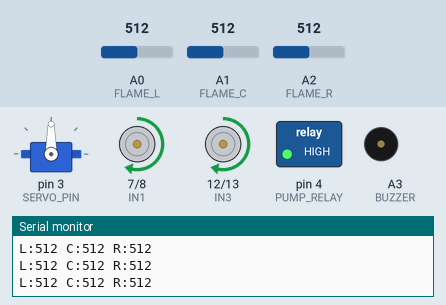
Bench run of a sketch on a simulated Arduino Uno, built with avr-gcc and run on an emulated ATmega328P. Parts: servo, motor-driver pin pairs drawn as motors (green arrow = first pin HIGH = forward, orange = second pin HIGH = backward, longer = more drive, scaled by the enable pin), switched loads named in the sketch (green lamp = pin HIGH), buzzer (waves = sounding), the last lines printed to the serial monitor. The inputs (shaded band) are chosen by the test bench; at power-on: A1 (FLAME_C) = 512, A2 (FLAME_R) = 512, A0 (FLAME_L) = 512.

Above: at 3.2 s.
3.3 s: A1 (FLAME_C) set to 260
4.8 s: A1 (FLAME_C) set to 232
At 5.29 s:
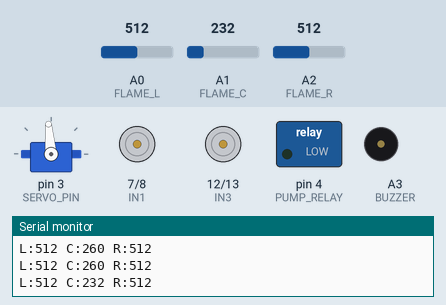
7.8 s: A1 (FLAME_C) set to 716
At 9.7 s:
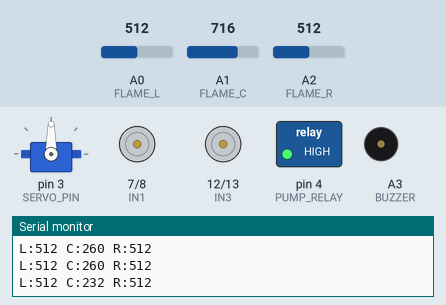
10.8 s: A2 (FLAME_R) set to 504
At 12.0 s:
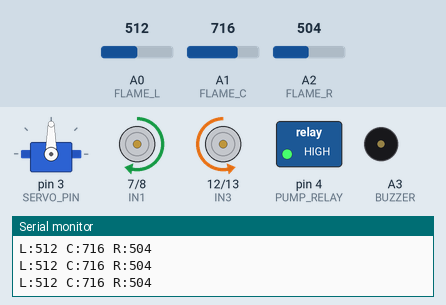
12.3 s: A1 (FLAME_C) set to 519
13.8 s: A1 (FLAME_C) set to 493
At 14.8 s:
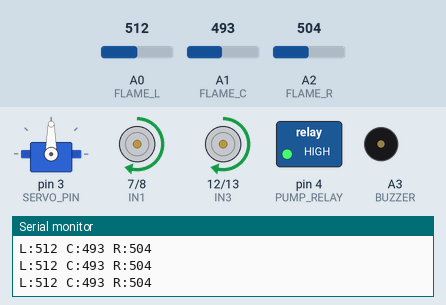
Timing chart, 0 to 16.3 s (numbered marks = the images above; inputs shaded):
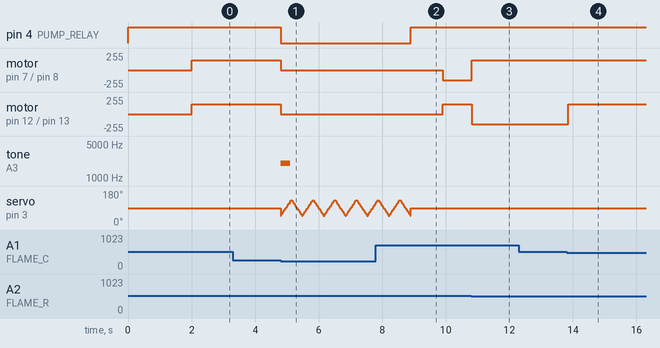

The sketch:

09_Fire_Fighting_Robot.ino
```cpp
/*
  Fire Fighting Robot
  Electronic Physics Projects 2026-2027 (Tally Grades)

  Three flame sensors (left, center, right) look for a flame. The robot turns
  toward the strongest flame and drives to it. When the flame is close, it
  stops, turns the water pump on and sweeps the nozzle with a servo until the
  flame is out. With no flame in sight it turns slowly to search.

  Parts: Arduino Uno, robot chassis 2WD with 2 DC motors + wheels, L298N motor
         driver, 3 flame sensor modules (IR, with analog pin AO), mini water
         pump 5 V + tube + small bottle, relay module 5 V (or transistor TIP120
         + diode), servo SG90, buzzer, 2 x 18650 batteries + holder + switch.
  Library: Servo (comes with the Arduino IDE)

  Pins:
    L298N: ENA -> D5, IN1 -> D7, IN2 -> D8, ENB -> D6, IN3 -> D12, IN4 -> D13
           (remove the ENA/ENB jumpers), 12V -> battery +, GND -> battery - and Arduino GND
    Flame sensors AO: left -> A0, center -> A1, right -> A2 (VCC 5V, GND)
    Pump relay IN -> D4, Servo -> D3, Buzzer -> A3
*/
#include <Servo.h>

const byte ENA = 5, IN1 = 7, IN2 = 8, ENB = 6, IN3 = 12, IN4 = 13;
const byte FLAME_L = A0, FLAME_C = A1, FLAME_R = A2, BUZZER = A3;
const byte PUMP_RELAY = 4, SERVO_PIN = 3;
const bool RELAY_ACTIVE_LOW = true;   // most relay modules turn ON with LOW

// Flame sensors give LOWER numbers for a stronger flame. Check yours in the Serial Monitor.
const int SEE_FIRE = 800;             // below this: a flame is seen
const int NEAR_FIRE = 250;            // below this (center): close enough to spray
const int DRIVE_SPEED = 150, TURN_SPEED = 140, SEARCH_SPEED = 110;   // 0..255

Servo nozzle;

void motors(int left, int right) {     // -255..255 for each side
  digitalWrite(IN1, left >= 0);  digitalWrite(IN2, left < 0);
  digitalWrite(IN3, right >= 0); digitalWrite(IN4, right < 0);
  analogWrite(ENA, abs(left));
  analogWrite(ENB, abs(right));
}
void stopMotors() { motors(0, 0); }

void pump(bool on) { digitalWrite(PUMP_RELAY, (on ^ RELAY_ACTIVE_LOW) ? HIGH : LOW); }

void putOutFire() {
  stopMotors();
  tone(BUZZER, 2000, 300);
  pump(true);
  for (int round = 0; round < 6; round++) {               // sweep left and right
    for (int a = 50; a <= 130; a += 5) { nozzle.write(a); delay(20); }
    for (int a = 130; a >= 50; a -= 5) { nozzle.write(a); delay(20); }
    if (analogRead(FLAME_C) > SEE_FIRE && analogRead(FLAME_L) > SEE_FIRE && analogRead(FLAME_R) > SEE_FIRE) break;
  }
  pump(false);
  nozzle.write(90);
  delay(1000);
}

void setup() {
  pinMode(ENA, OUTPUT); pinMode(IN1, OUTPUT); pinMode(IN2, OUTPUT);
  pinMode(ENB, OUTPUT); pinMode(IN3, OUTPUT); pinMode(IN4, OUTPUT);
  pinMode(PUMP_RELAY, OUTPUT); pinMode(BUZZER, OUTPUT);
  pump(false);
  nozzle.attach(SERVO_PIN);
  nozzle.write(90);
  Serial.begin(9600);
  delay(2000);                                             // 2 s to put the robot down
}

void loop() {
  int l = analogRead(FLAME_L), c = analogRead(FLAME_C), r = analogRead(FLAME_R);
  Serial.print("L:"); Serial.print(l); Serial.print(" C:"); Serial.print(c); Serial.print(" R:"); Serial.println(r);

  if (c < NEAR_FIRE) { putOutFire(); return; }              // close: spray

  int strongest = min(l, min(c, r));
  if (strongest > SEE_FIRE) {                               // nothing seen: search slowly
    motors(-SEARCH_SPEED, SEARCH_SPEED);
    delay(80);
    stopMotors();
    delay(120);
    return;
  }

  if (strongest == c)      motors(DRIVE_SPEED, DRIVE_SPEED);    // flame ahead: go forward
  else if (strongest == l) motors(-TURN_SPEED, TURN_SPEED);     // flame on the left: turn left
  else                     motors(TURN_SPEED, -TURN_SPEED);     // flame on the right: turn right
  delay(60);
}
```

Measured:
- the behaviour switches between 250 and 249 on A1 (FLAME_C) (found by bisection; images 0 and 1)
- the behaviour switches between 512 and 511 on A2 (FLAME_R) (found by bisection; images 2 and 3)
- the behaviour switches between 505 and 504 on A1 (FLAME_C) (found by bisection; images 3 and 4)
- after the input at 7.8 s, pin 4 (PUMP_RELAY): goes on until 8.9 s, then stays HIGH; motor on pin 7 (IN1) / pin 8 (IN2): stopped → backward 150/255 after 2.1 s
- after the input at 10.8 s, motor on pin 7 (IN1) / pin 8 (IN2): backward 150/255 → forward 150/255 at once; motor on pin 12 (IN3) / pin 13 (IN4): forward 150/255 → backward 150/255 at once
- after the input at 13.8 s, motor on pin 12 (IN3) / pin 13 (IN4): backward 150/255 → forward 150/255 after 0.06 s
